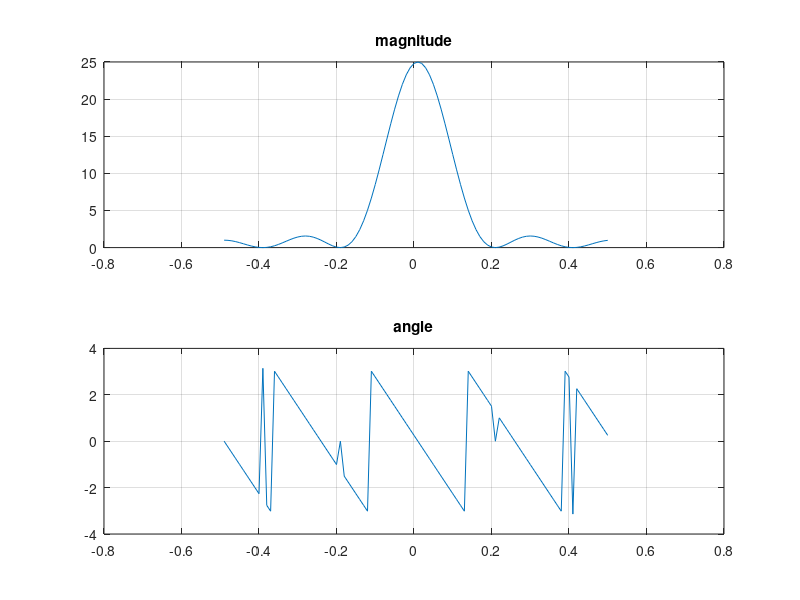
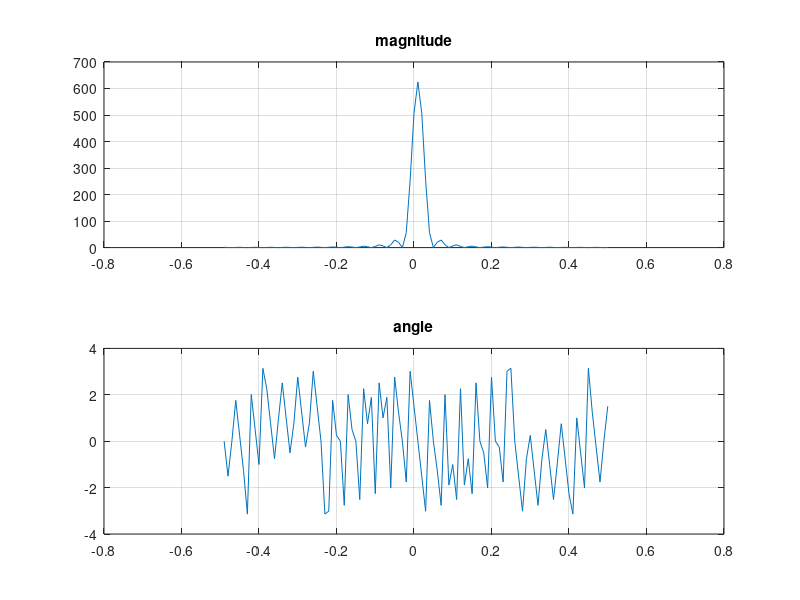

Source code (MATLAB) for these figures, in order:
figure(1)
N = 100; PulseWidth = 5;
t = [0:1:(N-1)];
x = [ones(1,PulseWidth), zeros(1,N-PulseWidth)];
Xf = fft(x);
f = [-(N/2)+1:1:(N/2)] * (1/N); 
z = Xf.*Xf;

subplot(211); plot(f,fftshift( abs(z))); grid on;
title('magnitude')
subplot(212); plot(f,fftshift(angle(z))); grid on;
title('angle')

% --------------------------------------------------------------------


figure(2)
N = 100; PulseWidth = 25;
t = [0:1:(N-1)];
x = [ones(1,PulseWidth), zeros(1,N-PulseWidth)];
Xf = fft(x);
f = [-(N/2)+1:1:(N/2)] * (1/N); 
z = Xf.*Xf;

subplot(211); plot(f,fftshift( abs(z))); grid on;
title('magnitude')
subplot(212); plot(f,fftshift(angle(z))); grid on;
title('angle')
